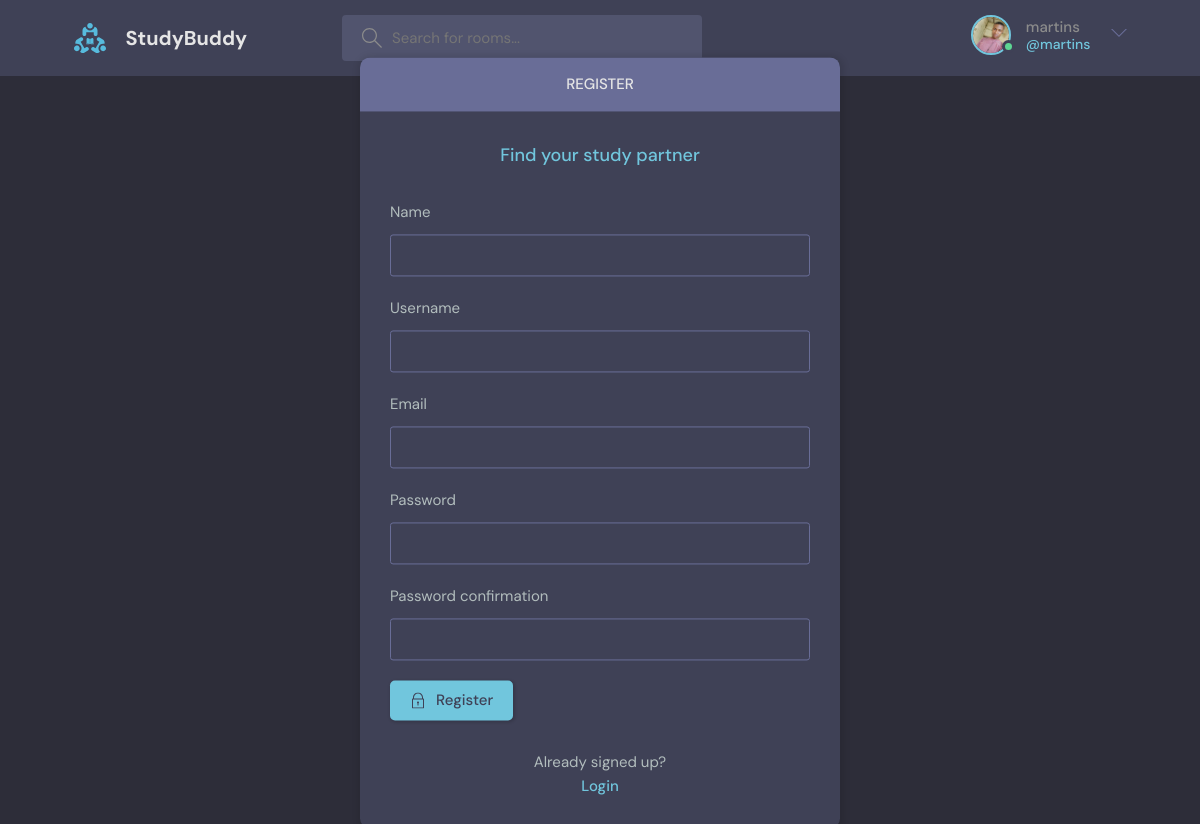
Page /register/ (signed in) on the committed database.
### base/models.py (models this page shows)
class User(AbstractUser):
    name = models.CharField(max_length=200, null=True)
    email = models.EmailField(unique =True, null=True)
    bio = models.TextField(null=True)
    avatar = models.ImageField(null=True, default="avatar.svg")
    USERNAME_FIELD = "email"
    REQUIRED_FIELDS = ["name",] # this is used when creating superuser in shell

### base/views.py (the view, shortened to what this page needs)
# urls.py: path("register/", views.registerPage, name= "register"),
def registerPage(request):
    form = MyUserCreationForm()
    context ={"form":form}
    return render(request, "base/login_register.html", context)

### base/forms.py
class MyUserCreationForm(UserCreationForm):
    class Meta:
        model = User
        fields = ["name", 'username', 'email', 'password1', "password2"]

### base/templates/base/login_register.html (shortened to what this page needs)
{% extends "main.html" %}
{% block content %}
  <main class="auth layout">
    {% if page == "login" %}
        <div class="container">
          <div class="layout__box">
            <div class="layout__boxHeader">
              <div class="layout__boxTitle">
                <h3>Login</h3>
              </div>
            </div>
            <div class="layout__body">
              <h2 class="auth__tagline">Find your study partner</h2>
              <form class="form" action="" method="POST">
                {% csrf_token %}
                <div class="form__group form__group">
                  <label for="room_name">email</label>
                  <input id="username" name="email" type="text" placeholder="e.g. dennis_ivy" />
                </div>
                <div class="form__group">
                  <label for="password">Password</label>
                  <input
                    id="password"
                    name="password"
                    type="password"
                    placeholder="&bull;&bull;&bull;&bull;&bull;&bull;&bull;&bull;"
                  />
                </div>
                <button class="btn btn--main" type="submit">
                  <svg
                    version="1.1"
                    xmlns="http://www.w3.org/2000/svg"
                    width="32"
                    height="32"
                    viewBox="0 0 32 32"
                  >
                    <title>lock</title>
                    <path
                      d="M27 12h-1v-2c0-5.514-4.486-10-10-10s-10 4.486-10 10v2h-1c-0.553 0-1 0.447-1 1v18c0 0.553 0.447 1 1 1h22c0.553 0 1-0.447 1-1v-18c0-0.553-0.447-1-1-1zM8 10c0-4.411 3.589-8 8-8s8 3.589 8 8v2h-16v-2zM26 30h-20v-16h20v16z"
                    ></path>
                    <path
                      d="M15 21.694v4.306h2v-4.306c0.587-0.348 1-0.961 1-1.694 0-1.105-0.895-2-2-2s-2 0.895-2 2c0 0.732 0.413 1.345 1 1.694z"
                    ></path>
                  </svg>
                  Login
                </button>
              </form>
              <div class="auth__action">
                <p>Haven't signed up yet?</p>
                <a href="{% url 'register' %}" class="btn btn--link">Sign Up</a>
              </div>
            </div>
          </div>
        </div>
    {% else %}
        <div class="container">
          <div class="layout__box">
            <div class="layout__boxHeader">
              <div class="layout__boxTitle">
                <h3>Register</h3>
              </div>
            </div>
            <div class="layout__body">
              <h2 class="auth__tagline">Find your study partner</h2>
              <form class="form" action="" method="Post">
                {% for field  in form %}
                <div class="form__group form__group">
                  <label for="room_name">{{field.label}}</label>
                  {{field}}
                </div>
                {% endfor %}
                <button class="btn btn--main" type="submit">
                  Register
                </button>
              </form>
              <div class="auth__action">
                <p>Already signed up?</p>
                <a href="{% url "login" %}" class="btn btn--link">Login</a>
              </div>
            </div>
          </div>
        </div>
    {% endif %}
  </main>
{% endblock content %}

### templates/navbar.html (shortened to what this page needs)
{% load static %}
<header class="header header--loggedIn">
    <div class="container">
      <a href="{% url "home" %}" class="header__logo">
        <img src="{% static 'images/logo.svg' %}" />
        <h1>StudyBuddy</h1>
      </a>
      <form class="header__search" action="{% url "home" %}" method="get">
        <label>
          <input name="q" placeholder="Search for rooms..." />
        </label>
      </form>
      <nav class="header__menu">
        {% if request.user.is_authenticated %}
        <div class="header__user">
            <a href="{% url 'user-profile' request.user.id %}">
                <div class="avatar avatar--medium active">
              <img src="{{request.user.avatar.url}}" />
            </div>
            <p>{{request.user.username}} <span>@{{request.user.username}}</span></p>
          </a>
          <button class="dropdown-button">
            <svg version="1.1" xmlns="http://www.w3.org/2000/svg" width="32" height="32" viewBox="0 0 32 32">
              <title>chevron-down</title>
              <path d="M16 21l-13-13h-3l16 16 16-16h-3l-13 13z"></path>
            </svg>
          </button>
        </div>
        {% else %}
        <a href="{% url "login" %}">
          <img src="{% static 'images/avatar.svg' %}" />
          <p>Login</p>
        </a>
        {% endif %}
      </nav>
    </div>
  </header>

### rows in the picture
User: user.avatar (picture), user.username "martins"

### other values in the picture
{{ field.label }} "Name" "Username" "Email" "Password" "Password confirmation"
